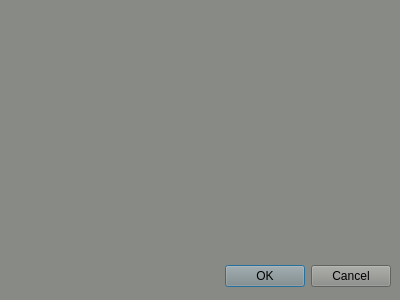
<?xml version="1.0" encoding="UTF-8"?>
<ui version="4.0">
 <class>Simulaion</class>
 <widget class="QDialog" name="Simulaion">
  <property name="geometry">
   <rect>
    <x>0</x>
    <y>0</y>
    <width>400</width>
    <height>300</height>
   </rect>
  </property>
  <property name="palette">
   <palette>
    <active>
     <colorrole role="WindowText">
      <brush brushstyle="SolidPattern">
       <color alpha="255">
        <red>0</red>
        <green>0</green>
        <blue>0</blue>
       </color>
      </brush>
     </colorrole>
     <colorrole role="Button">
      <brush brushstyle="SolidPattern">
       <color alpha="255">
        <red>136</red>
        <green>138</green>
        <blue>133</blue>
       </color>
      </brush>
     </colorrole>
     <colorrole role="Light">
      <brush brushstyle="SolidPattern">
       <color alpha="255">
        <red>204</red>
        <green>207</green>
        <blue>200</blue>
       </color>
      </brush>
     </colorrole>
     <colorrole role="Midlight">
      <brush brushstyle="SolidPattern">
       <color alpha="255">
        <red>170</red>
        <green>172</green>
        <blue>166</blue>
       </color>
      </brush>
     </colorrole>
     <colorrole role="Dark">
      <brush brushstyle="SolidPattern">
       <color alpha="255">
        <red>68</red>
        <green>69</green>
        <blue>66</blue>
       </color>
      </brush>
     </colorrole>
     <colorrole role="Mid">
      <brush brushstyle="SolidPattern">
       <color alpha="255">
        <red>91</red>
        <green>92</green>
        <blue>89</blue>
       </color>
      </brush>
     </colorrole>
     <colorrole role="Text">
      <brush brushstyle="SolidPattern">
       <color alpha="255">
        <red>0</red>
        <green>0</green>
        <blue>0</blue>
       </color>
      </brush>
     </colorrole>
     <colorrole role="BrightText">
      <brush brushstyle="SolidPattern">
       <color alpha="255">
        <red>255</red>
        <green>255</green>
        <blue>255</blue>
       </color>
      </brush>
     </colorrole>
     <colorrole role="ButtonText">
      <brush brushstyle="SolidPattern">
       <color alpha="255">
        <red>0</red>
        <green>0</green>
        <blue>0</blue>
       </color>
      </brush>
     </colorrole>
     <colorrole role="Base">
      <brush brushstyle="SolidPattern">
       <color alpha="255">
        <red>255</red>
        <green>255</green>
        <blue>255</blue>
       </color>
      </brush>
     </colorrole>
     <colorrole role="Window">
      <brush brushstyle="SolidPattern">
       <color alpha="255">
        <red>136</red>
        <green>138</green>
        <blue>133</blue>
       </color>
      </brush>
     </colorrole>
     <colorrole role="Shadow">
      <brush brushstyle="SolidPattern">
       <color alpha="255">
        <red>0</red>
        <green>0</green>
        <blue>0</blue>
       </color>
      </brush>
     </colorrole>
     <colorrole role="AlternateBase">
      <brush brushstyle="SolidPattern">
       <color alpha="255">
        <red>195</red>
        <green>196</green>
        <blue>194</blue>
       </color>
      </brush>
     </colorrole>
     <colorrole role="ToolTipBase">
      <brush brushstyle="SolidPattern">
       <color alpha="255">
        <red>255</red>
        <green>255</green>
        <blue>220</blue>
       </color>
      </brush>
     </colorrole>
     <colorrole role="ToolTipText">
      <brush brushstyle="SolidPattern">
       <color alpha="255">
        <red>0</red>
        <green>0</green>
        <blue>0</blue>
       </color>
      </brush>
     </colorrole>
     <colorrole role="PlaceholderText">
      <brush brushstyle="SolidPattern">
       <color alpha="128">
        <red>0</red>
        <green>0</green>
        <blue>0</blue>
       </color>
      </brush>
     </colorrole>
    </active>
    <inactive>
     <colorrole role="WindowText">
      <brush brushstyle="SolidPattern">
       <color alpha="255">
        <red>0</red>
        <green>0</green>
        <blue>0</blue>
       </color>
      </brush>
     </colorrole>
     <colorrole role="Button">
      <brush brushstyle="SolidPattern">
       <color alpha="255">
        <red>136</red>
        <green>138</green>
        <blue>133</blue>
       </color>
      </brush>
     </colorrole>
     <colorrole role="Light">
      <brush brushstyle="SolidPattern">
       <color alpha="255">
        <red>204</red>
        <green>207</green>
        <blue>200</blue>
       </color>
      </brush>
     </colorrole>
     <colorrole role="Midlight">
      <brush brushstyle="SolidPattern">
       <color alpha="255">
        <red>170</red>
        <green>172</green>
        <blue>166</blue>
       </color>
      </brush>
     </colorrole>
     <colorrole role="Dark">
      <brush brushstyle="SolidPattern">
       <color alpha="255">
        <red>68</red>
        <green>69</green>
        <blue>66</blue>
       </color>
      </brush>
     </colorrole>
     <colorrole role="Mid">
      <brush brushstyle="SolidPattern">
       <color alpha="255">
        <red>91</red>
        <green>92</green>
        <blue>89</blue>
       </color>
      </brush>
     </colorrole>
     <colorrole role="Text">
      <brush brushstyle="SolidPattern">
       <color alpha="255">
        <red>0</red>
        <green>0</green>
        <blue>0</blue>
       </color>
      </brush>
     </colorrole>
     <colorrole role="BrightText">
      <brush brushstyle="SolidPattern">
       <color alpha="255">
        <red>255</red>
        <green>255</green>
        <blue>255</blue>
       </color>
      </brush>
     </colorrole>
     <colorrole role="ButtonText">
      <brush brushstyle="SolidPattern">
       <color alpha="255">
        <red>0</red>
        <green>0</green>
        <blue>0</blue>
       </color>
      </brush>
     </colorrole>
     <colorrole role="Base">
      <brush brushstyle="SolidPattern">
       <color alpha="255">
        <red>255</red>
        <green>255</green>
        <blue>255</blue>
       </color>
      </brush>
     </colorrole>
     <colorrole role="Window">
      <brush brushstyle="SolidPattern">
       <color alpha="255">
        <red>136</red>
        <green>138</green>
        <blue>133</blue>
       </color>
      </brush>
     </colorrole>
     <colorrole role="Shadow">
      <brush brushstyle="SolidPattern">
       <color alpha="255">
        <red>0</red>
        <green>0</green>
        <blue>0</blue>
       </color>
      </brush>
     </colorrole>
     <colorrole role="AlternateBase">
      <brush brushstyle="SolidPattern">
       <color alpha="255">
        <red>195</red>
        <green>196</green>
        <blue>194</blue>
       </color>
      </brush>
     </colorrole>
     <colorrole role="ToolTipBase">
      <brush brushstyle="SolidPattern">
       <color alpha="255">
        <red>255</red>
        <green>255</green>
        <blue>220</blue>
       </color>
      </brush>
     </colorrole>
     <colorrole role="ToolTipText">
      <brush brushstyle="SolidPattern">
       <color alpha="255">
        <red>0</red>
        <green>0</green>
        <blue>0</blue>
       </color>
      </brush>
     </colorrole>
     <colorrole role="PlaceholderText">
      <brush brushstyle="SolidPattern">
       <color alpha="128">
        <red>0</red>
        <green>0</green>
        <blue>0</blue>
       </color>
      </brush>
     </colorrole>
    </inactive>
    <disabled>
     <colorrole role="WindowText">
      <brush brushstyle="SolidPattern">
       <color alpha="255">
        <red>68</red>
        <green>69</green>
        <blue>66</blue>
       </color>
      </brush>
     </colorrole>
     <colorrole role="Button">
      <brush brushstyle="SolidPattern">
       <color alpha="255">
        <red>136</red>
        <green>138</green>
        <blue>133</blue>
       </color>
      </brush>
     </colorrole>
     <colorrole role="Light">
      <brush brushstyle="SolidPattern">
       <color alpha="255">
        <red>204</red>
        <green>207</green>
        <blue>200</blue>
       </color>
      </brush>
     </colorrole>
     <colorrole role="Midlight">
      <brush brushstyle="SolidPattern">
       <color alpha="255">
        <red>170</red>
        <green>172</green>
        <blue>166</blue>
       </color>
      </brush>
     </colorrole>
     <colorrole role="Dark">
      <brush brushstyle="SolidPattern">
       <color alpha="255">
        <red>68</red>
        <green>69</green>
        <blue>66</blue>
       </color>
      </brush>
     </colorrole>
     <colorrole role="Mid">
      <brush brushstyle="SolidPattern">
       <color alpha="255">
        <red>91</red>
        <green>92</green>
        <blue>89</blue>
       </color>
      </brush>
     </colorrole>
     <colorrole role="Text">
      <brush brushstyle="SolidPattern">
       <color alpha="255">
        <red>68</red>
        <green>69</green>
        <blue>66</blue>
       </color>
      </brush>
     </colorrole>
     <colorrole role="BrightText">
      <brush brushstyle="SolidPattern">
       <color alpha="255">
        <red>255</red>
        <green>255</green>
        <blue>255</blue>
       </color>
      </brush>
     </colorrole>
     <colorrole role="ButtonText">
      <brush brushstyle="SolidPattern">
       <color alpha="255">
        <red>68</red>
        <green>69</green>
        <blue>66</blue>
       </color>
      </brush>
     </colorrole>
     <colorrole role="Base">
      <brush brushstyle="SolidPattern">
       <color alpha="255">
        <red>136</red>
        <green>138</green>
        <blue>133</blue>
       </color>
      </brush>
     </colorrole>
     <colorrole role="Window">
      <brush brushstyle="SolidPattern">
       <color alpha="255">
        <red>136</red>
        <green>138</green>
        <blue>133</blue>
       </color>
      </brush>
     </colorrole>
     <colorrole role="Shadow">
      <brush brushstyle="SolidPattern">
       <color alpha="255">
        <red>0</red>
        <green>0</green>
        <blue>0</blue>
       </color>
      </brush>
     </colorrole>
     <colorrole role="AlternateBase">
      <brush brushstyle="SolidPattern">
       <color alpha="255">
        <red>136</red>
        <green>138</green>
        <blue>133</blue>
       </color>
      </brush>
     </colorrole>
     <colorrole role="ToolTipBase">
      <brush brushstyle="SolidPattern">
       <color alpha="255">
        <red>255</red>
        <green>255</green>
        <blue>220</blue>
       </color>
      </brush>
     </colorrole>
     <colorrole role="ToolTipText">
      <brush brushstyle="SolidPattern">
       <color alpha="255">
        <red>0</red>
        <green>0</green>
        <blue>0</blue>
       </color>
      </brush>
     </colorrole>
     <colorrole role="PlaceholderText">
      <brush brushstyle="SolidPattern">
       <color alpha="128">
        <red>0</red>
        <green>0</green>
        <blue>0</blue>
       </color>
      </brush>
     </colorrole>
    </disabled>
   </palette>
  </property>
  <property name="windowTitle">
   <string>Dialog</string>
  </property>
  <widget class="QDialogButtonBox" name="buttonBox">
   <property name="geometry">
    <rect>
     <x>50</x>
     <y>260</y>
     <width>341</width>
     <height>32</height>
    </rect>
   </property>
   <property name="orientation">
    <enum>Qt::Horizontal</enum>
   </property>
   <property name="standardButtons">
    <set>QDialogButtonBox::Cancel|QDialogButtonBox::Ok</set>
   </property>
  </widget>
 </widget>
 <resources/>
 <connections>
  <connection>
   <sender>buttonBox</sender>
   <signal>accepted()</signal>
   <receiver>Simulaion</receiver>
   <slot>accept()</slot>
   <hints>
    <hint type="sourcelabel">
     <x>248</x>
     <y>254</y>
    </hint>
    <hint type="destinationlabel">
     <x>157</x>
     <y>274</y>
    </hint>
   </hints>
  </connection>
  <connection>
   <sender>buttonBox</sender>
   <signal>rejected()</signal>
   <receiver>Simulaion</receiver>
   <slot>reject()</slot>
   <hints>
    <hint type="sourcelabel">
     <x>316</x>
     <y>260</y>
    </hint>
    <hint type="destinationlabel">
     <x>286</x>
     <y>274</y>
    </hint>
   </hints>
  </connection>
 </connections>
</ui>
